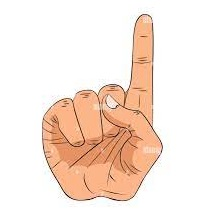
#> input picture ConteoDedos/Imagenes/1.jpeg, 208 x 214 px, given in place of Gente.mp4, which was not available
$ python Movimiento.py   (older library calls are emulated)
#> lines starting #> are read from the running program, lines starting #| are printed output that depends on the picture; pictures that were not available may be replaced by others from this repository, and a replacement may not be noted
import numpy as np
import cv2
import time

# Cargamos el vídeo
camara = cv2.VideoCapture("Gente.mp4")

# Inicializamos el primer frame a vacío.
# Nos servirá para obtener el fondo
fondo = None

# Recorremos todos los frames
while True:
    # Obtenemos el frame
    (grabbed, frame) = camara.read()
#> frame is the input picture: shape (214, 208, 3); mean B, G, R 217.8, 229.2, 247.3

    # Si hemos llegado al final del vídeo salimos
    if not grabbed:
        break

    # Convertimos a escala de grises
    gris = cv2.cvtColor(frame, cv2.COLOR_BGR2GRAY)
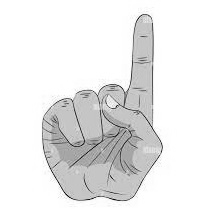
#> gris: shape (214, 208); min 7, max 255, mean 233.3

    # Aplicamos suavizado para eliminar ruido
    gris = cv2.GaussianBlur(gris, (21, 21), 0)
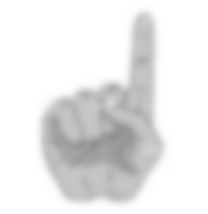
#> gris: shape (214, 208); min 143, max 255, mean 233.3

    # Si todavía no hemos obtenido el fondo, lo obtenemos
    # Será el primer frame que obtengamos
    if fondo is None:
        fondo = gris
        continue

    # Calculo de la diferencia entre el fondo y el frame actual
    resta = cv2.absdiff(fondo, gris)

    # Aplicamos un umbral
    umbral = cv2.threshold(resta, 25, 255, cv2.THRESH_BINARY)[1]

    # Dilatamos el umbral para tapar agujeros
    umbral = cv2.dilate(umbral, None, iterations=2)

    # Copiamos el umbral para detectar los contornos
    contornosimg = umbral.copy()

    # Buscamos contorno en la imagen
    im, contornos, hierarchy = cv2.findContours(contornosimg, cv2.RETR_TREE, cv2.CHAIN_APPROX_SIMPLE)

    # Recorremos todos los contornos encontrados
    for c in contornos:
        # Eliminamos los contornos más pequeños
        if cv2.contourArea(c) < 500:
            continue

        # Obtenemos el bounds del contorno, el rectángulo mayor que engloba al contorno
        (x, y, w, h) = cv2.boundingRect(c)
        # Dibujamos el rectángulo del bounds
        cv2.rectangle(frame, (x, y), (x + w, y + h), (0, 255, 0), 2)

    # Mostramos las imágenes de la cámara, el umbral y la resta
    cv2.imshow("Camara", frame)
    cv2.imshow("Umbral", umbral)
    cv2.imshow("Resta", resta)
    cv2.imshow("Contorno", contornosimg)

    # Capturamos una tecla para salir
    key = cv2.waitKey(1) & 0xFF

    # Tiempo de espera para que se vea bien
    time.sleep(0.015)

    # Si ha pulsado la letra s, salimos
    if key == ord("s"):
        break

# Liberamos la cámara y cerramos todas las ventanas
camara.release()
cv2.destroyAllWindows()

$ run again, on ConteoDedos/Imagenes/2.jpeg
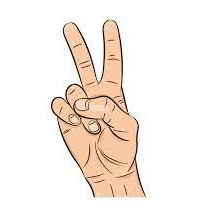
#> input picture ConteoDedos/Imagenes/2.jpeg, 198 x 213 px, given in place of Gente.mp4, which was not available
#> frame is the input picture: shape (213, 198, 3); mean B, G, R 229.5, 236.9, 246.3
#> `gris = cv2.cvtColor(frame, cv2.COLOR_BGR2GRAY)`:
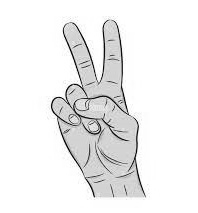
#> gris: shape (213, 198); min 2, max 255, mean 238.8
#> `gris = cv2.GaussianBlur(gris, (21, 21), 0)`:
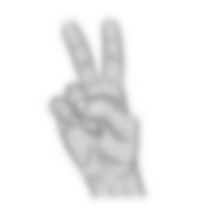
#> gris: shape (213, 198); min 156, max 255, mean 238.9

$ run again, on ConteoDedos/Imagenes/3.jpeg
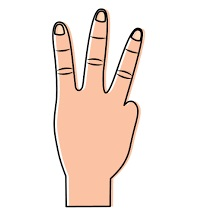
#> input picture ConteoDedos/Imagenes/3.jpeg, 202 x 215 px, given in place of Gente.mp4, which was not available
#> frame is the input picture: shape (215, 202, 3); mean B, G, R 225.6, 232.7, 245.9
#> `gris = cv2.cvtColor(frame, cv2.COLOR_BGR2GRAY)`:
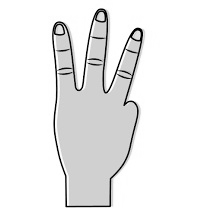
#> gris: shape (215, 202); min 0, max 255, mean 235.9
#> `gris = cv2.GaussianBlur(gris, (21, 21), 0)`:
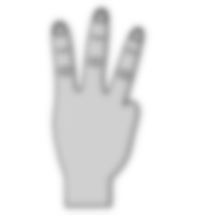
#> gris: shape (215, 202); min 145, max 255, mean 235.9

$ run again, on ConteoDedos/Imagenes/4.jpeg
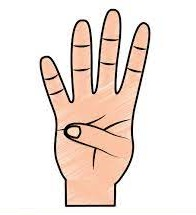
#> input picture ConteoDedos/Imagenes/4.jpeg, 196 x 215 px, given in place of Gente.mp4, which was not available
#> frame is the input picture: shape (215, 196, 3); mean B, G, R 220.4, 227.4, 239.9
#> `gris = cv2.cvtColor(frame, cv2.COLOR_BGR2GRAY)`:
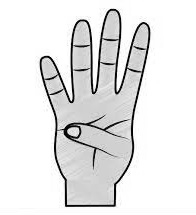
#> gris: shape (215, 196); min 0, max 255, mean 230.4
#> `gris = cv2.GaussianBlur(gris, (21, 21), 0)`:
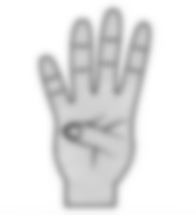
#> gris: shape (215, 196); min 122, max 255, mean 230.4
